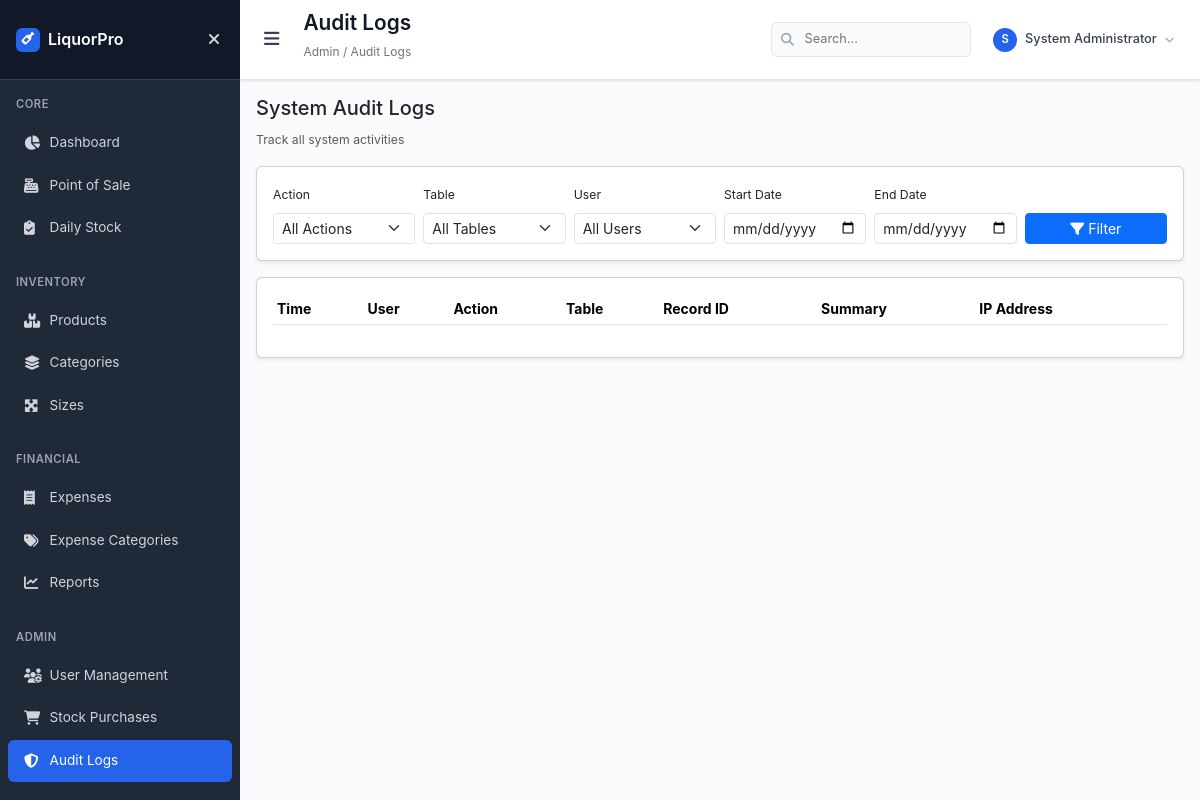
Before: /audit_logs (signed in) with the older database file.
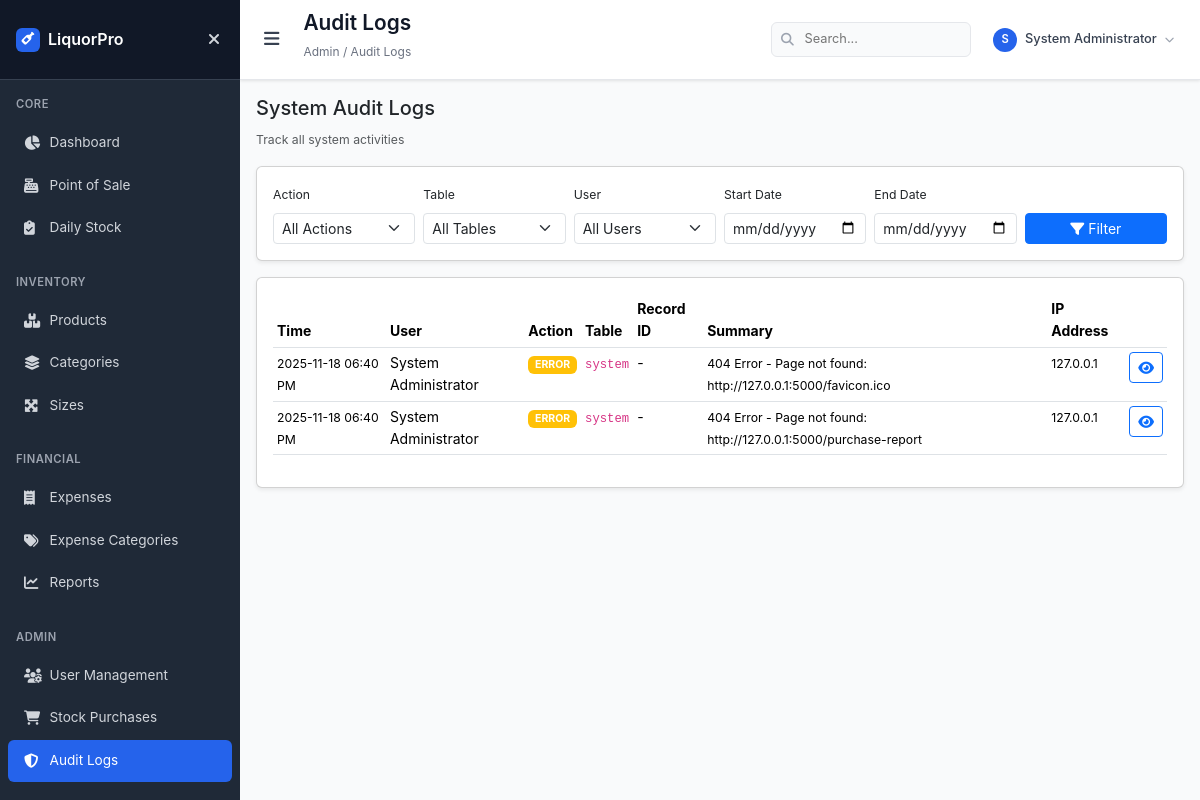
After: the same page with the newer database file.
### models.py (models this page shows, shortened)
class User(db.Model):
    id = db.Column(db.Integer, primary_key=True)
    username = db.Column(db.String(80), unique=True, nullable=False, index=True)
    email = db.Column(db.String(120), unique=True, nullable=False, index=True)
    password_hash = db.Column(db.String(128), nullable=False)
    full_name = db.Column(db.String(100), nullable=False)
    role = db.Column(db.String(20), nullable=False, default='attendant', index=True)
    is_active = db.Column(db.Boolean, default=True, index=True)
    created_at = db.Column(db.DateTime, default=datetime.utcnow)
    last_login = db.Column(db.DateTime)

class AuditLog(db.Model):
    id = db.Column(db.Integer, primary_key=True)
    user_id = db.Column(db.Integer, db.ForeignKey('user.id'), nullable=False, index=True)
    action = db.Column(db.String(50), nullable=False, index=True)
    table_name = db.Column(db.String(50), nullable=False, index=True)
    record_id = db.Column(db.Integer, nullable=True)
    old_values = db.Column(db.Text, nullable=True)
    new_values = db.Column(db.Text, nullable=True)
    changes_summary = db.Column(db.Text, nullable=True)
    ip_address = db.Column(db.String(45), nullable=True)
    user_agent = db.Column(db.Text, nullable=True)
    timestamp = db.Column(db.DateTime, default=datetime.utcnow, nullable=False, index=True)
    user = db.relationship('User', backref=db.backref('audit_logs', lazy=True))
    __table_args__ = (
        db.Index('idx_audit_timestamp_user', 'timestamp', 'user_id'),
        db.Index('idx_audit_action_table', 'action', 'table_name'),
    )

### app.py (the view)
@app.route('/audit_logs')
@admin_required
def audit_logs():
    page = request.args.get('page', 1, type=int)
    per_page = min(request.args.get('per_page', 50, type=int), 100)
    filters = {
        'action': request.args.get('action', 'all'),
        'table': request.args.get('table', 'all'),
        'user': request.args.get('user', 'all'),
        'start_date': request.args.get('start_date', ''),
        'end_date': request.args.get('end_date', '')
    }
    query = db.session.query(AuditLog, User).join(User, AuditLog.user_id == User.id)
    if filters['action'] != 'all':
        query = query.filter(AuditLog.action == filters['action'].upper())
    if filters['table'] != 'all':
        query = query.filter(AuditLog.table_name == filters['table'])
    if filters['user'] != 'all':
        query = query.filter(AuditLog.user_id == int(filters['user']))
    if filters['start_date']:
        try:
            start_datetime = datetime.strptime(filters['start_date'], '%Y-%m-%d')
            query = query.filter(AuditLog.timestamp >= start_datetime)
        except ValueError:
            pass
    if filters['end_date']:
        try:
            end_datetime = datetime.strptime(filters['end_date'], '%Y-%m-%d').replace(hour=23, minute=59, second=59)
            query = query.filter(AuditLog.timestamp <= end_datetime)
        except ValueError:
            pass
    query = query.order_by(AuditLog.timestamp.desc())
    audit_logs = query.paginate(
        page=page,
        per_page=per_page,
        error_out=False
    )
    actions = db.session.query(AuditLog.action).distinct().all()
    tables = db.session.query(AuditLog.table_name).distinct().all()
    users = User.query.filter_by(is_active=True).order_by(User.full_name).all()
    return render_template('audit/audit_logs.html',
                           audit_logs=audit_logs,
                           actions=[a[0] for a in actions],
                           tables=[t[0] for t in tables],
                           users=users,
                           current_filters=filters)

### templates/audit/audit_logs.html (shortened to what this page needs)
{% extends "base.html" %}
{% block page_title %}Audit Logs{% endblock %}
{% block breadcrumb %}Admin / Audit Logs{% endblock %}
{% block content %}
<div class="row mb-3">
    <div class="col-12">
        <div class="d-flex justify-content-between align-items-center">
            <div>
                <h5>System Audit Logs</h5>
                <small class="text-muted">Track all system activities</small>
            </div>
        </div>
    </div>
</div>
<div class="card shadow-sm mb-3">
    <div class="card-body">
        <form method="GET" action="{{ url_for('audit_logs') }}">
            <div class="row g-2">
                <div class="col-md-2">
                    <label class="form-label small">Action</label>
                    <select name="action" class="form-select form-select-sm">
                        <option value="all" {% if current_filters.action == 'all' %}selected{% endif %}>All Actions</option>
                    </select>
                </div>
                <div class="col-md-2">
                    <label class="form-label small">Table</label>
                    <select name="table" class="form-select form-select-sm">
                        <option value="all" {% if current_filters.table == 'all' %}selected{% endif %}>All Tables</option>
                    </select>
                </div>
                <div class="col-md-2">
                    <label class="form-label small">User</label>
                    <select name="user" class="form-select form-select-sm">
                        <option value="all" {% if current_filters.user == 'all' %}selected{% endif %}>All Users</option>
                    </select>
                </div>
                <div class="col-md-2">
                    <label class="form-label small">Start Date</label>
                    <input type="date" name="start_date" class="form-control form-control-sm" value="{{ current_filters.start_date }}">
                </div>
                <div class="col-md-2">
                    <label class="form-label small">End Date</label>
                    <input type="date" name="end_date" class="form-control form-control-sm" value="{{ current_filters.end_date }}">
                </div>
                <div class="col-md-2">
                    <label class="form-label small">&nbsp;</label>
                    <button type="submit" class="btn btn-sm btn-primary w-100">
                        <i class="fas fa-filter"></i> Filter
                    </button>
                </div>
            </div>
        </form>
    </div>
</div>
<div class="card shadow-sm">
    <div class="card-body">
        <div class="table-responsive">
            <table class="table table-hover table-sm">
                <thead>
                    <tr>
                        <th>Time</th>
                        <th>User</th>
                        <th>Action</th>
                        <th>Table</th>
                        <th>Record ID</th>
                        <th>Summary</th>
                        <th>IP Address</th>
                        <th></th>
                    </tr>
                </thead>
                <tbody>
                    {% for log, user in audit_logs.items %}
                    <tr>
                        <td><small>{{ log.timestamp.strftime('%Y-%m-%d %I:%M %p') }}</small></td>
                        <td>{{ user.full_name }}</td>
                        <td>
                            {% if log.action == 'CREATE' %}
                            <span class="badge bg-success">{{ log.action }}</span>
                            {% elif log.action == 'UPDATE' %}
                            <span class="badge bg-info">{{ log.action }}</span>
                            {% elif log.action == 'DELETE' %}
                            <span class="badge bg-danger">{{ log.action }}</span>
                            {% elif log.action == 'LOGIN' %}
                            <span class="badge bg-primary">{{ log.action }}</span>
                            {% elif log.action == 'LOGOUT' %}
                            <span class="badge bg-secondary">{{ log.action }}</span>
                            {% else %}
                            <span class="badge bg-warning">{{ log.action }}</span>
                            {% endif %}
                        </td>
                        <td><code>{{ log.table_name }}</code></td>
                        <td>{{ log.record_id or '-' }}</td>
                        <td><small>{{ log.changes_summary[:80] }}{% if log.changes_summary and log.changes_summary|length > 80 %}...{% endif %}</small></td>
                        <td><small>{{ log.ip_address or '-' }}</small></td>
                        <td>
                            <a href="{{ url_for('audit_log_detail', log_id=log.id) }}" class="btn btn-sm btn-outline-primary">
                                <i class="fas fa-eye"></i>
                            </a>
                        </td>
                    </tr>
                    {% endfor %}
                </tbody>
            </table>
        </div>
    </div>
</div>
{% endblock %}

### templates/base.html (shortened to what this page needs)
<!DOCTYPE html>
<html lang="en">
<head>
    <link href="https://cdnjs.cloudflare.com/ajax/libs/bootstrap/5.3.2/css/bootstrap.min.css" rel="stylesheet">
    <link href="https://cdnjs.cloudflare.com/ajax/libs/font-awesome/6.4.0/css/all.min.css" rel="stylesheet">
</head>
<body>
    <nav class="sidebar" id="sidebar">
        <div class="sidebar-header">
            <a href="{{ url_for('dashboard') }}" class="logo">
                <div class="logo-icon">
                    <i class="fas fa-wine-bottle"></i>
                </div>
                <span>LiquorPro</span>
            </a>
            <button class="close-btn" id="closeSidebar" aria-label="Close sidebar">
                <i class="fas fa-times"></i>
            </button>
        </div>
        <div class="nav-menu">
            <div class="nav-section">
                <div class="nav-title">Core</div>
                <a href="{{ url_for('dashboard') }}" class="nav-link {{ 'active' if request.endpoint == 'dashboard' }}">
                    <i class="fas fa-chart-pie nav-icon"></i>
                    <span>Dashboard</span>
                </a>
                <a href="{{ url_for('sales') }}" class="nav-link {{ 'active' if 'sales' in request.endpoint }}">
                    <i class="fas fa-cash-register nav-icon"></i>
                    <span>Point of Sale</span>
                </a>
                <a href="{{ url_for('daily_stock') }}" class="nav-link {{ 'active' if 'daily_stock' in request.endpoint or 'stock_purchases' in request.endpoint }}">
                    <i class="fas fa-clipboard-check nav-icon"></i>
                    <span>Daily Stock</span>
                </a>
            </div>
            {% if current_user and current_user.role in ['admin', 'manager'] %}
            <div class="nav-section">
                <div class="nav-title">Inventory</div>
                <a href="{{ url_for('products') }}" class="nav-link {{ 'active' if 'products' in request.endpoint or 'product_variants' in request.endpoint or 'add_variant' in request.endpoint or 'edit_variant' in request.endpoint }}">
                    <i class="fas fa-boxes nav-icon"></i>
                    <span>Products</span>
                </a>
                <a href="{{ url_for('categories') }}" class="nav-link {{ 'active' if 'categories' in request.endpoint or 'add_category' in request.endpoint }}">
                    <i class="fas fa-layer-group nav-icon"></i>
                    <span>Categories</span>
                </a>
                <a href="{{ url_for('sizes') }}" class="nav-link {{ 'active' if 'sizes' in request.endpoint or 'add_size' in request.endpoint }}">
                    <i class="fas fa-expand-arrows-alt nav-icon"></i>
                    <span>Sizes</span>
                </a>
            </div>
            {% endif %}
            <div class="nav-section">
                <div class="nav-title">Financial</div>
                <a href="{{ url_for('expenses') }}" class="nav-link {{ 'active' if 'expenses' in request.endpoint or 'add_expense' in request.endpoint or 'edit_expense' in request.endpoint }}">
                    <i class="fas fa-receipt nav-icon"></i>
                    <span>Expenses</span>
                </a>
                {% if current_user and current_user.role in ['admin', 'manager'] %}
                <a href="{{ url_for('expense_categories') }}" class="nav-link {{ 'active' if 'expense_categories' in request.endpoint or 'add_expense_category' in request.endpoint or 'edit_expense_category' in request.endpoint }}">
                    <i class="fas fa-tags nav-icon"></i>
                    <span>Expense Categories</span>
                </a>
                {% endif %}
                <a href="{{ url_for('reports') }}" class="nav-link {{ 'active' if 'reports' in request.endpoint or 'purchase_report' in request.endpoint }}">
                    <i class="fas fa-chart-line nav-icon"></i>
                    <span>Reports</span>
                </a>
            </div>
            {% if current_user and current_user.role in ['admin', 'manager'] %}
            <div class="nav-section">
                <div class="nav-title">Admin</div>
                <a href="{{ url_for('users') }}" class="nav-link {{ 'active' if 'users' in request.endpoint or 'add_user' in request.endpoint }}">
                    <i class="fas fa-users-cog nav-icon"></i>
                    <span>User Management</span>
                </a>
                <a href="{{ url_for('stock_purchases') }}" class="nav-link {{ 'active' if 'stock_purchases' in request.endpoint or 'add_stock_purchase' in request.endpoint or 'edit_stock_purchase' in request.endpoint }}">
                    <i class="fas fa-shopping-cart nav-icon"></i>
                    <span>Stock Purchases</span>
                </a>
                {% if current_user.role == 'admin' %}
                <a href="{{ url_for('audit_logs') }}" class="nav-link {{ 'active' if 'audit_logs' in request.endpoint or 'audit_log_detail' in request.endpoint }}">
                    <i class="fas fa-shield-alt nav-icon"></i>
                    <span>Audit Logs</span>
                </a>
                {% endif %}
            </div>
            {% endif %}
        </div>
    </nav>
    <div class="main-wrapper" id="mainWrapper">
        <header class="main-header">
            <div class="header-left">
                <button class="menu-btn" id="menuBtn" aria-label="Toggle menu">
                    <i class="fas fa-bars"></i>
                </button>
                <div class="page-info">
                    <h1>{% block page_title %}Dashboard{% endblock %}</h1>
                    <div class="breadcrumb">{% block breadcrumb %}Home / Dashboard{% endblock %}</div>
                </div>
            </div>
            <div class="header-right">
                <div class="search-container">
                    <input type="text" class="search-input" placeholder="Search..." aria-label="Search">
                    <i class="fas fa-search search-icon"></i>
                </div>
                <div class="user-menu">
                    <button class="user-btn" id="userBtn" aria-label="User menu">
                        <div class="user-avatar">{{ current_user.full_name[0].upper() if current_user and current_user.full_name else 'U' }}</div>
                        <span class="user-name">{{ current_user.full_name if current_user and current_user.full_name else (current_user.username if current_user else 'User') }}</span>
                        <i class="fas fa-chevron-down" style="font-size: 0.6rem; color: #9ca3af;"></i>
                    </button>
                </div>
            </div>
        </header>
        <main class="content">
            {% block content %}{% endblock %}
        </main>
    </div>
</body>
</html>

Changed rows visible on the page:
added AuditLog: timestamp "2025-11-18 06:40 PM", full_name "System Administrator", action "ERROR", table_name "system", record_id "-", changes_summary "404 Error - Page not found: http://127.0.0.1:5000/favicon.ico", ip_address "127.0.0.1"
added AuditLog: timestamp "2025-11-18 06:40 PM", full_name "System Administrator", action "ERROR", table_name "system", record_id "-", changes_summary "404 Error - Page not found: http://127.0.0.1:5000/purchase-report", ip_address "127.0.0.1"
